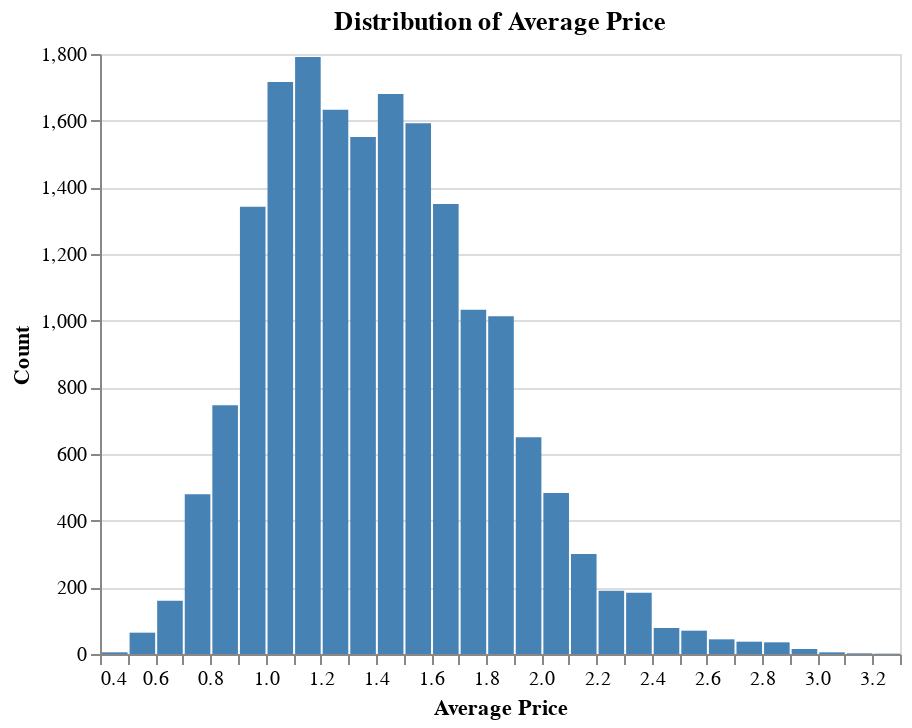

The cell this chart's notebook holds for it:
### Code cell
# histogram for 'AveragePrice'
alt.Chart(melted_data).mark_bar().encode(
    alt.X('value:Q', bin=alt.Bin(maxbins=30), title='Average Price'),
    alt.Y('count()', title='Count'),
    color=alt.value('steelblue')
).properties(
    width=400,
    height=300,
    title='Distribution of Average Price'
)

### Figure 1 — Vega specification as saved in the notebook (floating-point values rounded to 4 significant figures)
{"$schema": "https://vega.github.io/schema/vega/v5.json", "data": [{"name": "source_0", "values": [{"__count": 1551, "bin_maxbins_30_value": 1.3, "bin_maxbins_30_value_end": 1.4}, {"__count": 1342, "bin_maxbins_30_value": 0.9, "bin_maxbins_30_value_end": 1.0}, {"__count": 1716, "bin_maxbins_30_value": 1.0, "bin_maxbins_30_value_end": 1.1}, {"__count": 1633, "bin_maxbins_30_value": 1.2, "bin_maxbins_30_value_end": 1.3}, {"__count": 1791, "bin_maxbins_30_value": 1.1, "bin_maxbins_30_value_end": 1.2}, {"__count": 1680, "bin_maxbins_30_value": 1.4, "bin_maxbins_30_value_end": 1.5}, {"__count": 479, "bin_maxbins_30_value": 0.7, "bin_maxbins_30_value_end": 0.8}, {"__count": 1592, "bin_maxbins_30_value": 1.5, "bin_maxbins_30_value_end": 1.6}, {"__count": 746, "bin_maxbins_30_value": 0.8, "bin_maxbins_30_value_end": 0.9}, {"__count": 160, "bin_maxbins_30_value": 0.6, "bin_maxbins_30_value_end": 0.7}, {"__count": 5, "bin_maxbins_30_value": 0.4, "bin_maxbins_30_value_end": 0.5}, {"__count": 64, "bin_maxbins_30_value": 0.5, "bin_maxbins_30_value_end": 0.6}, {"__count": 1350, "bin_maxbins_30_value": 1.6, "bin_maxbins_30_value_end": 1.7}, {"__count": 1033, "bin_maxbins_30_value": 1.7, "bin_maxbins_30_value_end": 1.8}, {"__count": 1013, "bin_maxbins_30_value": 1.8, "bin_maxbins_30_value_end": 1.9}, {"__count": 483, "bin_maxbins_30_value": 2.0, "bin_maxbins_30_value_end": 2.1}, {"__count": 650, "bin_maxbins_30_value": 1.9, "bin_maxbins_30_value_end": 2.0}, {"__count": 190, "bin_maxbins_30_value": 2.2, "bin_maxbins_30_value_end": 2.3}, {"__count": 300, "bin_maxbins_30_value": 2.1, "bin_maxbins_30_value_end": 2.2}, {"__count": 184, "bin_maxbins_30_value": 2.3, "bin_maxbins_30_value_end": 2.4}, {"__count": 78, "bin_maxbins_30_value": 2.4, "bin_maxbins_30_value_end": 2.5}, {"__count": 70, "bin_maxbins_30_value": 2.5, "bin_maxbins_30_value_end": 2.6}, {"__count": 37, "bin_maxbins_30_value": 2.7, "bin_maxbins_30_value_end": 2.8}, {"__count": 44, "bin_maxbins_30_value": 2.6, "bin_maxbins_30_value_end": 2.7}, {"__count": 35, "bin_maxbins_30_value": 2.8, "bin_maxbins_30_value_end": 2.9}, {"__count": 5, "bin_maxbins_30_value": 3.0, "bin_maxbins_30_value_end": 3.1}, {"__count": 15, "bin_maxbins_30_value": 2.9, "bin_maxbins_30_value_end": 3.0}, {"__count": 2, "bin_maxbins_30_value": 3.1, "bin_maxbins_30_value_end": 3.2}, {"__count": 1, "bin_maxbins_30_value": 3.2, "bin_maxbins_30_value_end": 3.3}]}, {"name": "source_0_y_domain___count", "values": [{"min": 1, "max": 1791}]}], "signals": [{"name": "bin_maxbins_30_value_bins", "value": {"fields": ["value"], "fname": "bin_value", "start": 0.4, "step": 0.1, "stop": 3.3}}], "marks": [{"type": "rect", "name": "marks", "from": {"data": "source_0"}, "encode": {"update": {"fill": {"value": "steelblue"}, "description": {"signal": "\"Average Price: \" + (!isValid(datum[\"bin_maxbins_30_value\"]) || !isFinite(+datum[\"bin_maxbins_30_value\"]) ? \"null\" : format(datum[\"bin_maxbins_30_value\"], \"\") + \" – \" + format(datum[\"bin_maxbins_30_value_end\"], \"\")) + \"; Count: \" + (format(datum[\"__count\"], \"\"))"}, "ariaRoleDescription": {"value": "bar"}, "x": {"field": "bin_maxbins_30_value_end", "scale": "x", "offset": {"signal": "0.5 + (abs(scale(\"x\", datum[\"bin_maxbins_30_value_end\"]) - scale(\"x\", datum[\"bin_maxbins_30_value\"])) < 0.25 ? 0.5 * (0.25 - (abs(scale(\"x\", datum[\"bin_maxbins_30_value_end\"]) - scale(\"x\", datum[\"bin_maxbins_30_value\"])))) : -0.5)"}}, "y2": {"value": 0, "scale": "y"}, "x2": {"field": "bin_maxbins_30_value", "scale": "x", "offset": {"signal": "0.5 + (abs(scale(\"x\", datum[\"bin_maxbins_30_value_end\"]) - scale(\"x\", datum[\"bin_maxbins_30_value\"])) < 0.25 ? -0.5 * (0.25 - (abs(scale(\"x\", datum[\"bin_maxbins_30_value_end\"]) - scale(\"x\", datum[\"bin_maxbins_30_value\"])))) : 0.5)"}}, "y": {"field": "__count", "scale": "y"}}}, "style": ["bar"]}], "scales": [{"name": "x", "type": "linear", "domain": {"signal": "[bin_maxbins_30_value_bins.start, bin_maxbins_30_value_bins.stop]"}, "range": [0, {"signal": "width"}], "bins": {"signal": "bin_maxbins_30_value_bins"}, "zero": false}, {"name": "y", "type": "linear", "domain": [{"signal": "(data(\"source_0_y_domain___count\")[0] || {}).min"}, {"signal": "(data(\"source_0_y_domain___count\")[0] || {}).max"}], "range": [{"signal": "height"}, 0], "zero": true, "nice": true}], "axes": [{"scale": "y", "maxExtent": 0, "orient": "left", "grid": true, "domain": false, "aria": false, "minExtent": 0, "tickCount": {"signal": "ceil(height/40)"}, "gridScale": "x", "labels": false, "zindex": 0, "ticks": false}, {"scale": "x", "title": "Average Price", "tickCount": {"signal": "ceil(width/10)"}, "zindex": 0, "grid": false, "labelFlush": true, "labelOverlap": true, "orient": "bottom"}, {"scale": "y", "title": "Count", "tickCount": {"signal": "ceil(height/40)"}, "zindex": 0, "grid": false, "orient": "left", "labelOverlap": true}], "title": {"text": "Distribution of Average Price", "frame": "group"}, "width": 400, "padding": 5, "background": "white", "height": 300, "style": "cell"}
